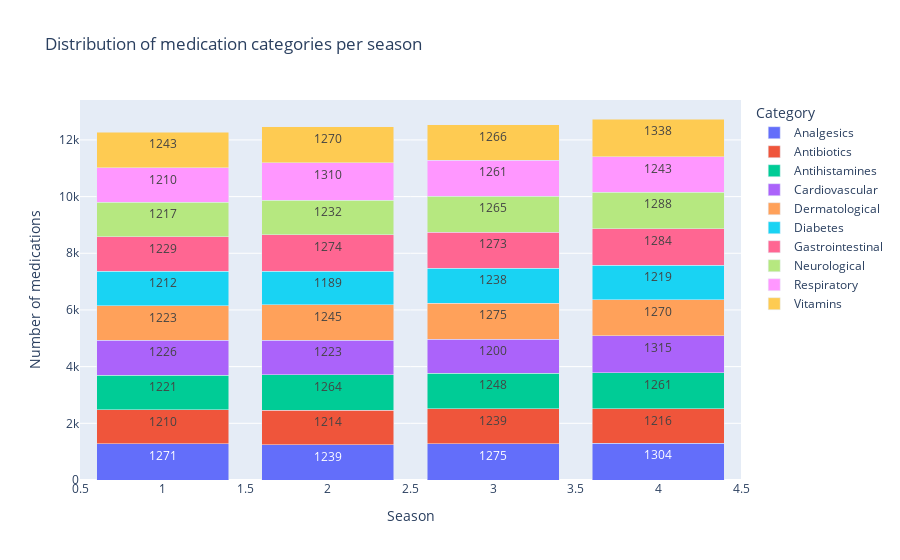

Notebook cell for this chart:
### Code cell
counts = df.groupby(['quarter','medication_category']).size().unstack(fill_value=0)

counts_reset = counts.reset_index().melt(id_vars='quarter', var_name='medication_category', value_name='Count')

fig = px.bar(
    counts_reset,
    x='quarter',
    y='Count',
    color='medication_category',
    text='Count',
    title='Distribution of medication categories per season',
    labels={'quarter':'Season', 'Count':'Number of medications', 'Category':'Category'},
    category_orders={'quarter': ['spring','summer','autumn','winter']},
    barmode='stack')

fig.update_layout(
    xaxis_title='Season',
    yaxis_title='Number of medications',
    legend_title='Category',)

fig.show()

### Figure 1 — Plotly figure (JSON) as saved in the notebook; plotly's stock layout.template omitted (floating-point values rounded to 4 significant figures)
{"data": [{"hovertemplate": "medication_category=Analgesics<br>Season=%{x}<br>Number of medications=%{text}<extra></extra>", "legendgroup": "Analgesics", "marker": {"color": "#636efa", "pattern": {"shape": ""}}, "name": "Analgesics", "orientation": "v", "showlegend": true, "text": [1271.0, 1239.0, 1275.0, 1304.0], "textposition": "auto", "x": [1, 2, 3, 4], "xaxis": "x", "y": [1271, 1239, 1275, 1304], "yaxis": "y", "type": "bar"}, {"hovertemplate": "medication_category=Antibiotics<br>Season=%{x}<br>Number of medications=%{text}<extra></extra>", "legendgroup": "Antibiotics", "marker": {"color": "#EF553B", "pattern": {"shape": ""}}, "name": "Antibiotics", "orientation": "v", "showlegend": true, "text": [1210.0, 1214.0, 1239.0, 1216.0], "textposition": "auto", "x": [1, 2, 3, 4], "xaxis": "x", "y": [1210, 1214, 1239, 1216], "yaxis": "y", "type": "bar"}, {"hovertemplate": "medication_category=Antihistamines<br>Season=%{x}<br>Number of medications=%{text}<extra></extra>", "legendgroup": "Antihistamines", "marker": {"color": "#00cc96", "pattern": {"shape": ""}}, "name": "Antihistamines", "orientation": "v", "showlegend": true, "text": [1221.0, 1264.0, 1248.0, 1261.0], "textposition": "auto", "x": [1, 2, 3, 4], "xaxis": "x", "y": [1221, 1264, 1248, 1261], "yaxis": "y", "type": "bar"}, {"hovertemplate": "medication_category=Cardiovascular<br>Season=%{x}<br>Number of medications=%{text}<extra></extra>", "legendgroup": "Cardiovascular", "marker": {"color": "#ab63fa", "pattern": {"shape": ""}}, "name": "Cardiovascular", "orientation": "v", "showlegend": true, "text": [1226.0, 1223.0, 1200.0, 1315.0], "textposition": "auto", "x": [1, 2, 3, 4], "xaxis": "x", "y": [1226, 1223, 1200, 1315], "yaxis": "y", "type": "bar"}, {"hovertemplate": "medication_category=Dermatological<br>Season=%{x}<br>Number of medications=%{text}<extra></extra>", "legendgroup": "Dermatological", "marker": {"color": "#FFA15A", "pattern": {"shape": ""}}, "name": "Dermatological", "orientation": "v", "showlegend": true, "text": [1223.0, 1245.0, 1275.0, 1270.0], "textposition": "auto", "x": [1, 2, 3, 4], "xaxis": "x", "y": [1223, 1245, 1275, 1270], "yaxis": "y", "type": "bar"}, {"hovertemplate": "medication_category=Diabetes<br>Season=%{x}<br>Number of medications=%{text}<extra></extra>", "legendgroup": "Diabetes", "marker": {"color": "#19d3f3", "pattern": {"shape": ""}}, "name": "Diabetes", "orientation": "v", "showlegend": true, "text": [1212.0, 1189.0, 1238.0, 1219.0], "textposition": "auto", "x": [1, 2, 3, 4], "xaxis": "x", "y": [1212, 1189, 1238, 1219], "yaxis": "y", "type": "bar"}, {"hovertemplate": "medication_category=Gastrointestinal<br>Season=%{x}<br>Number of medications=%{text}<extra></extra>", "legendgroup": "Gastrointestinal", "marker": {"color": "#FF6692", "pattern": {"shape": ""}}, "name": "Gastrointestinal", "orientation": "v", "showlegend": true, "text": [1229.0, 1274.0, 1273.0, 1284.0], "textposition": "auto", "x": [1, 2, 3, 4], "xaxis": "x", "y": [1229, 1274, 1273, 1284], "yaxis": "y", "type": "bar"}, {"hovertemplate": "medication_category=Neurological<br>Season=%{x}<br>Number of medications=%{text}<extra></extra>", "legendgroup": "Neurological", "marker": {"color": "#B6E880", "pattern": {"shape": ""}}, "name": "Neurological", "orientation": "v", "showlegend": true, "text": [1217.0, 1232.0, 1265.0, 1288.0], "textposition": "auto", "x": [1, 2, 3, 4], "xaxis": "x", "y": [1217, 1232, 1265, 1288], "yaxis": "y", "type": "bar"}, {"hovertemplate": "medication_category=Respiratory<br>Season=%{x}<br>Number of medications=%{text}<extra></extra>", "legendgroup": "Respiratory", "marker": {"color": "#FF97FF", "pattern": {"shape": ""}}, "name": "Respiratory", "orientation": "v", "showlegend": true, "text": [1210.0, 1310.0, 1261.0, 1243.0], "textposition": "auto", "x": [1, 2, 3, 4], "xaxis": "x", "y": [1210, 1310, 1261, 1243], "yaxis": "y", "type": "bar"}, {"hovertemplate": "medication_category=Vitamins<br>Season=%{x}<br>Number of medications=%{text}<extra></extra>", "legendgroup": "Vitamins", "marker": {"color": "#FECB52", "pattern": {"shape": ""}}, "name": "Vitamins", "orientation": "v", "showlegend": true, "text": [1243.0, 1270.0, 1266.0, 1338.0], "textposition": "auto", "x": [1, 2, 3, 4], "xaxis": "x", "y": [1243, 1270, 1266, 1338], "yaxis": "y", "type": "bar"}], "layout": {"xaxis": {"anchor": "y", "domain": [0.0, 1.0], "title": {"text": "Season"}, "categoryorder": "array", "categoryarray": ["spring", "summer", "autumn", "winter"]}, "yaxis": {"anchor": "x", "domain": [0.0, 1.0], "title": {"text": "Number of medications"}}, "legend": {"title": {"text": "Category"}, "tracegroupgap": 0}, "title": {"text": "Distribution of medication categories per season"}, "barmode": "stack"}}
